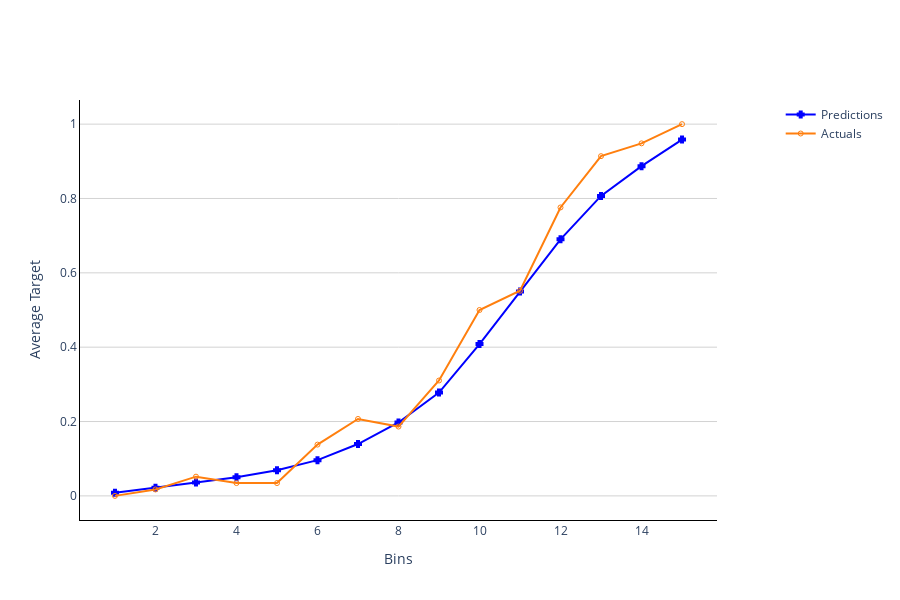

Write notebook code for a chart like this one.
### Markdown cell above
### Plot lift chart and prediction explanations

### Code cell
# plot lift chart
plot_lift_chart(preds2, project_id, bins=15)

### Figure 1 — Plotly figure (JSON) as saved in the notebook; plotly's stock layout.template omitted (floating-point values rounded to 4 significant figures)
{"data": [{"line": {"color": "blue", "width": 2}, "marker": {"color": "blue", "line": {"color": "blue", "width": 2}, "size": 5, "symbol": "cross-open"}, "mode": "lines+markers", "name": "Predictions", "type": "scatter", "x": [1, 2, 3, 4, 5, 6, 7, 8, 9, 10, 11, 12, 13, 14, 15], "y": [0.008453, 0.02158, 0.03577, 0.05018, 0.0688, 0.09605, 0.1395, 0.1975, 0.278, 0.4082, 0.55, 0.6901, 0.8069, 0.887, 0.9584]}, {"line": {"color": "#ff7f0e", "width": 2}, "marker": {"color": "#ff7f0e", "line": {"color": "#ff7f0e", "width": 1}, "size": 5, "symbol": "circle-open"}, "mode": "lines+markers", "name": "Actuals", "type": "scatter", "x": [1, 2, 3, 4, 5, 6, 7, 8, 9, 10, 11, 12, 13, 14, 15], "y": [0, 0.01724, 0.05172, 0.03448, 0.03448, 0.1379, 0.2069, 0.1864, 0.3103, 0.5, 0.5517, 0.7759, 0.9138, 0.9483, 1]}], "layout": {"height": 600, "hoverlabel": {"bgcolor": "white", "font": {"family": "Rockwell", "size": 16}, "namelength": -1}, "legend": {"bgcolor": "rgba(255, 255, 255, 0)", "bordercolor": "rgba(255, 255, 255, 0)", "x": 1.1, "xanchor": "left", "y": 1, "yanchor": "top"}, "plot_bgcolor": "rgba(0,0,0,0)", "xaxis": {"linecolor": "black", "linewidth": 1, "showline": true, "title": {"text": "Bins"}}, "yaxis": {"gridcolor": "lightgray", "gridwidth": 1, "linecolor": "black", "linewidth": 1, "showgrid": true, "showline": true, "title": {"text": "Average Target"}, "zeroline": false, "zerolinecolor": "black", "zerolinewidth": 2}}}
